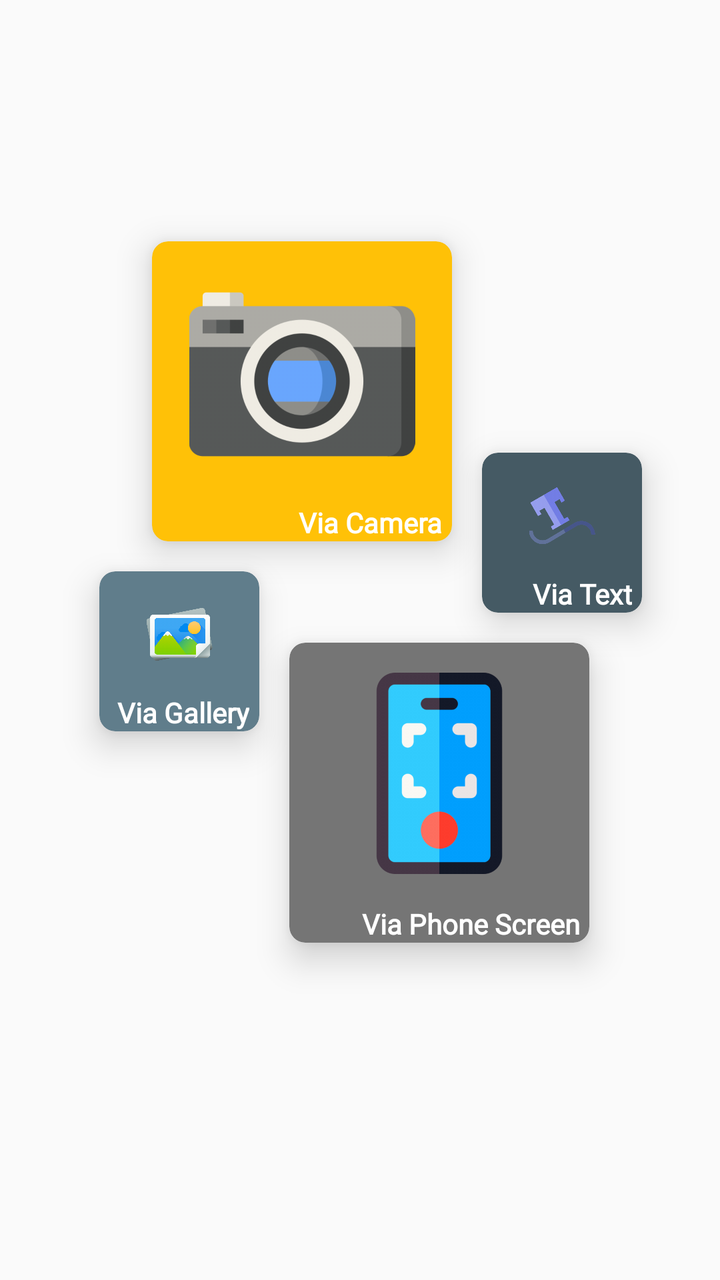
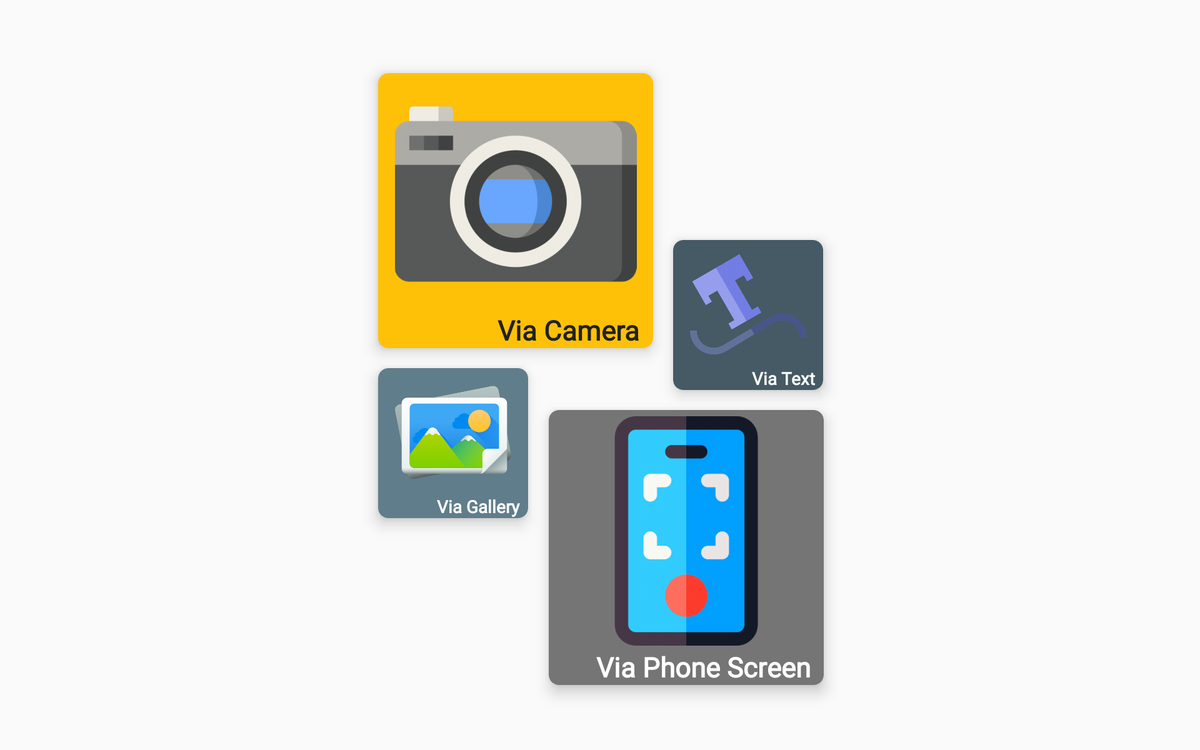

An Android layout and its configuration variant, each rendered on a device that would load it. The default file and the variant file are quoted in full after the pictures.
<!-- AndroidManifest.xml: application theme AppTheme -->
<!-- res/layout/activity_main.xml -->
<?xml version="1.0" encoding="utf-8"?>
<androidx.constraintlayout.widget.ConstraintLayout xmlns:android="http://schemas.android.com/apk/res/android"
    xmlns:card_view="http://schemas.android.com/apk/res-auto"
    xmlns:tools="http://schemas.android.com/tools"
    android:layout_width="match_parent"
    android:id="@+id/mainLayout"
    android:layout_height="match_parent"
    tools:context=".activity.MainActivity">

    <androidx.cardview.widget.CardView
        android:id="@+id/cameraButton"
        android:layout_width="150dp"
        android:layout_height="150dp"
        android:layout_margin="15dp"
        card_view:cardBackgroundColor="@color/colorAccent"
        card_view:cardCornerRadius="8dp"
        card_view:cardElevation="10dp"
        card_view:layout_constraintBottom_toTopOf="@+id/viaGallery"
        card_view:layout_constraintEnd_toEndOf="parent"
        card_view:layout_constraintHorizontal_bias="0.338"
        card_view:layout_constraintStart_toStartOf="parent"
        card_view:layout_constraintTop_toTopOf="parent"
        card_view:layout_constraintVertical_bias="1.0">

        <LinearLayout
            android:layout_width="match_parent"
            android:layout_height="match_parent"
            android:orientation="vertical"
            android:weightSum="10">

            <ImageView
                android:layout_width="match_parent"
                android:layout_height="wrap_content"
                android:layout_weight="9"
                android:padding="10dp"
                card_view:srcCompat="@drawable/camera" />

            <TextView
                android:layout_width="match_parent"
                android:layout_height="wrap_content"
                android:layout_gravity="bottom|right"
                android:layout_weight="1"

                android:gravity="bottom|right"
                android:paddingRight="5dp"
                android:text="Via Camera"
                android:textColor="@android:color/white"
                android:textStyle="bold" />
        </LinearLayout>
    </androidx.cardview.widget.CardView>

    <androidx.cardview.widget.CardView
        android:id="@+id/viaText"
        android:layout_width="80dp"
        android:layout_height="80dp"
        android:layout_gravity="bottom|left"
        android:layout_margin="15dp"
        android:layout_marginBottom="10dp"
        card_view:cardBackgroundColor="@color/PrimaryDark"
        card_view:cardCornerRadius="8dp"
        card_view:cardElevation="10dp"
        card_view:layout_constraintBottom_toTopOf="@+id/viaPhone"
        card_view:layout_constraintEnd_toEndOf="parent"
        card_view:layout_constraintHorizontal_bias="0.0"
        card_view:layout_constraintStart_toEndOf="@+id/cameraButton"
        card_view:layout_constraintTop_toTopOf="parent"
        card_view:layout_constraintVertical_bias="1.0">

        <LinearLayout
            android:layout_width="match_parent"
            android:layout_height="match_parent"
            android:orientation="vertical"
            android:weightSum="10">

            <ImageView
                android:layout_width="match_parent"
                android:layout_height="wrap_content"
                android:layout_margin="5dp"
                android:layout_weight="9"
                android:padding="10dp"
                card_view:srcCompat="@drawable/text" />

            <TextView
                android:layout_width="match_parent"
                android:layout_height="wrap_content"
                android:layout_gravity="bottom|right"
                android:layout_weight="1"

                android:gravity="bottom|right"
                android:paddingRight="5dp"
                android:text="Via Text"
                android:textColor="@android:color/white"
                android:textStyle="bold" />
        </LinearLayout>
    </androidx.cardview.widget.CardView>

    <androidx.cardview.widget.CardView
        android:id="@+id/viaGallery"
        android:layout_width="80dp"
        android:layout_height="80dp"
        android:layout_gravity="top|right"
        android:layout_margin="15dp"
        card_view:cardBackgroundColor="@color/Primary"
        card_view:cardCornerRadius="8dp"
        card_view:cardElevation="10dp"
        card_view:layout_constraintBottom_toBottomOf="parent"
        card_view:layout_constraintEnd_toStartOf="@+id/viaPhone"
        card_view:layout_constraintHorizontal_bias="1.0"
        card_view:layout_constraintStart_toStartOf="parent"
        card_view:layout_constraintTop_toTopOf="parent"
        card_view:layout_constraintVertical_bias="0.511">

        <LinearLayout
            android:layout_width="match_parent"
            android:layout_height="match_parent"
            android:orientation="vertical"
            android:weightSum="10">

            <ImageView
                android:layout_width="match_parent"
                android:layout_height="wrap_content"
                android:layout_margin="5dp"
                android:layout_weight="9"
                android:padding="10dp"
                card_view:srcCompat="@drawable/gallery" />

            <TextView
                android:layout_width="match_parent"
                android:layout_height="wrap_content"
                android:layout_gravity="bottom|right"
                android:layout_weight="1"

                android:gravity="bottom|right"
                android:paddingRight="5dp"
                android:text="Via Gallery"
                android:textColor="@android:color/white"
                android:textStyle="bold" />
        </LinearLayout>
    </androidx.cardview.widget.CardView>

    <androidx.cardview.widget.CardView
        android:id="@+id/viaPhone"
        android:layout_width="150dp"
        android:layout_height="150dp"
        android:layout_margin="15dp"
        card_view:cardBackgroundColor="@color/secondary_text"
        card_view:cardCornerRadius="8dp"
        card_view:cardElevation="10dp"
        card_view:layout_constraintBottom_toBottomOf="parent"
        card_view:layout_constraintEnd_toEndOf="parent"
        card_view:layout_constraintHorizontal_bias="0.72"
        card_view:layout_constraintStart_toStartOf="parent"
        card_view:layout_constraintTop_toTopOf="parent"
        card_view:layout_constraintVertical_bias="0.666">

        <LinearLayout
            android:layout_width="match_parent"
            android:layout_height="match_parent"
            android:orientation="vertical"
            android:weightSum="10">

            <ImageView
                android:layout_width="match_parent"
                android:layout_height="120dp"
                android:layout_margin="5dp"
                android:layout_weight="9"
                android:padding="10dp"
                card_view:srcCompat="@drawable/screen" />

            <TextView
                android:layout_width="match_parent"
                android:layout_height="wrap_content"
                android:layout_gravity="bottom|right"
                android:layout_weight="1"

                android:gravity="bottom|right"
                android:paddingRight="5dp"
                android:text="Via Phone Screen"
                android:textColor="@android:color/white"
                android:textStyle="bold" />
        </LinearLayout>
    </androidx.cardview.widget.CardView>
</androidx.constraintlayout.widget.ConstraintLayout>
<!-- resources referenced by this layout -->
<resources>
  <color name="Primary">#607D8B</color>
  <color name="PrimaryDark">#455A64</color>
  <color name="colorAccent">#FFC107</color>
  <color name="secondary_text">#757575</color>
  <!-- drawable camera: png bitmap (drawable-hdpi, 16100 bytes) -->
  <!-- drawable gallery: png bitmap (drawable-hdpi, 37230 bytes) -->
  <!-- drawable screen: png bitmap (drawable-hdpi, 11726 bytes) -->
  <!-- drawable text: png bitmap (drawable-hdpi, 16702 bytes) -->
  <style name="AppTheme" parent="Theme.MaterialComponents.DayNight.DarkActionBar.Bridge">
          
          <item name="colorPrimary">@color/colorPrimary</item>
          <item name="colorPrimaryDark">#1D2529</item>
          <item name="colorAccent">@color/colorAccent</item>
          <item name="fontFamily">@font/myfont_regular</item>
      </style>
  <color name="colorPrimary">#607D8B</color>
</resources>
<!-- res/layout-large-land/activity_main.xml (the repository's variant of the layout above) -->
<!-- drawn on a 7-inch tablet turned sideways -->
<?xml version="1.0" encoding="utf-8"?>
<androidx.constraintlayout.widget.ConstraintLayout xmlns:android="http://schemas.android.com/apk/res/android"
    xmlns:card_view="http://schemas.android.com/apk/res-auto"
    xmlns:tools="http://schemas.android.com/tools"
    android:layout_width="match_parent"
    android:layout_height="match_parent"
    android:layout_gravity="center"
    android:gravity="center"
    android:orientation="vertical"
    tools:context=".activity.MainActivity">


    <androidx.cardview.widget.CardView
        android:id="@+id/cameraButton"
        android:layout_width="220dp"
        android:layout_height="220dp"
        android:layout_margin="10dp"
        android:layout_marginBottom="16dp"
        card_view:cardBackgroundColor="@color/colorAccent"
        card_view:cardCornerRadius="8dp"
        card_view:cardElevation="8dp"
        card_view:layout_constraintBottom_toTopOf="@+id/viaGallery"
        card_view:layout_constraintEnd_toEndOf="parent"
        card_view:layout_constraintHorizontal_bias="0.406"
        card_view:layout_constraintStart_toStartOf="parent"
        card_view:layout_constraintTop_toTopOf="parent"
        card_view:layout_constraintVertical_bias="0.893">

        <LinearLayout
            android:layout_width="match_parent"
            android:layout_height="match_parent"
            android:orientation="vertical"
            android:weightSum="10">

            <ImageView
                android:layout_width="match_parent"
                android:layout_height="wrap_content"
                android:layout_weight="9"
                card_view:srcCompat="@drawable/camera" />

            <TextView
                android:fontFamily="@font/myfont_regular"
                android:layout_width="match_parent"
                android:layout_height="wrap_content"
                android:layout_gravity="bottom|right"
                android:layout_weight="1"
                android:gravity="bottom|right"
                android:text="Via Camera  "
                android:textAppearance="@style/TextAppearance.AppCompat.Large"
                android:textColor="@color/primary_text"
                android:textStyle="bold" />

        </LinearLayout>
    </androidx.cardview.widget.CardView>

    <androidx.cardview.widget.CardView
        android:id="@+id/viaText"
        android:layout_width="120dp"
        android:layout_height="120dp"

        android:layout_gravity="bottom|left"
        android:layout_marginBottom="16dp"
        card_view:cardBackgroundColor="@color/PrimaryDark"
        card_view:cardCornerRadius="8dp"
        card_view:cardElevation="8dp"
        card_view:layout_constraintBottom_toTopOf="@+id/viaPhone"
        card_view:layout_constraintEnd_toEndOf="parent"
        card_view:layout_constraintHorizontal_bias="0.05"
        card_view:layout_constraintStart_toEndOf="@+id/cameraButton"
        card_view:layout_constraintTop_toTopOf="parent"
        card_view:layout_constraintVertical_bias="1.0">

        <LinearLayout
            android:layout_width="match_parent"
            android:layout_height="match_parent"
            android:orientation="vertical"
            android:weightSum="10">

            <ImageView
                android:layout_width="match_parent"
                android:layout_height="wrap_content"
                android:layout_margin="5dp"
                android:layout_weight="9"
                card_view:srcCompat="@drawable/text" />

            <TextView
                android:fontFamily="@font/myfont_regular"
                android:layout_width="match_parent"
                android:layout_height="wrap_content"
                android:layout_gravity="bottom|right"
                android:layout_weight="1"
                android:gravity="bottom|right"
                android:text="Via Text  "
                android:textColor="@android:color/white"
                android:textStyle="bold" />

        </LinearLayout>
    </androidx.cardview.widget.CardView>

    <androidx.cardview.widget.CardView
        android:id="@+id/viaGallery"
        android:layout_width="120dp"
        android:layout_height="120dp"
        android:layout_gravity="top|right"
        card_view:cardBackgroundColor="@color/Primary"
        card_view:cardCornerRadius="8dp"
        card_view:cardElevation="8dp"
        card_view:layout_constraintBottom_toBottomOf="parent"
        card_view:layout_constraintEnd_toStartOf="@+id/viaPhone"
        card_view:layout_constraintHorizontal_bias="0.949"
        card_view:layout_constraintStart_toStartOf="parent"
        card_view:layout_constraintTop_toTopOf="parent"
        card_view:layout_constraintVertical_bias="0.614">

        <LinearLayout
            android:layout_width="match_parent"
            android:layout_height="match_parent"
            android:orientation="vertical"
            android:weightSum="10">

            <ImageView
                android:layout_width="match_parent"
                android:layout_height="wrap_content"
                android:layout_margin="5dp"
                android:layout_weight="9"
                card_view:srcCompat="@drawable/gallery" />

            <TextView
                android:fontFamily="@font/myfont_regular"
                android:layout_width="match_parent"
                android:layout_height="wrap_content"
                android:layout_gravity="bottom|right"
                android:layout_weight="1"
                android:gravity="bottom|right"
                android:text="Via Gallery  "
                android:textColor="@android:color/white"
                android:textStyle="bold" />

        </LinearLayout>
    </androidx.cardview.widget.CardView>

    <androidx.cardview.widget.CardView
        android:id="@+id/viaPhone"
        android:layout_width="220dp"
        android:layout_height="220dp"

        card_view:cardBackgroundColor="@color/secondary_text"
        card_view:cardCornerRadius="8dp"
        card_view:cardElevation="8dp"
        card_view:layout_constraintBottom_toBottomOf="parent"
        card_view:layout_constraintEnd_toEndOf="parent"
        card_view:layout_constraintHorizontal_bias="0.593"
        card_view:layout_constraintStart_toStartOf="parent"
        card_view:layout_constraintTop_toTopOf="parent"
        card_view:layout_constraintVertical_bias="0.863">

        <LinearLayout
            android:layout_width="match_parent"
            android:layout_height="match_parent"
            android:orientation="vertical"
            android:weightSum="10">

            <ImageView
                android:layout_width="match_parent"
                android:layout_height="wrap_content"
                android:layout_margin="5dp"
                android:layout_weight="9"
                card_view:srcCompat="@drawable/screen" />

            <TextView
                android:fontFamily="@font/myfont_regular"
                android:layout_width="match_parent"
                android:layout_height="wrap_content"
                android:layout_gravity="bottom|right"
                android:layout_weight="1"
                android:gravity="bottom|right"
                android:text="Via Phone Screen  "
                android:textAppearance="@style/TextAppearance.AppCompat.Large"
                android:textColor="@android:color/white"
                android:textStyle="bold" />

        </LinearLayout>
    </androidx.cardview.widget.CardView>

</androidx.constraintlayout.widget.ConstraintLayout>
<!-- resources referenced by the variant -->
<!-- as a 7-inch tablet turned sideways resolves them -->
<resources>
  <color name="Primary">#607D8B</color>
  <color name="PrimaryDark">#455A64</color>
  <color name="colorAccent">#FFC107</color>
  <color name="primary_text">#212121</color>
  <color name="secondary_text">#757575</color>
  <!-- drawable camera: png bitmap (drawable-hdpi, 16100 bytes) -->
  <!-- drawable gallery: png bitmap (drawable-hdpi, 37230 bytes) -->
  <!-- drawable screen: png bitmap (drawable-hdpi, 11726 bytes) -->
  <!-- drawable text: png bitmap (drawable-hdpi, 16702 bytes) -->
  <style name="AppTheme" parent="Theme.MaterialComponents.DayNight.DarkActionBar.Bridge">
          
          <item name="colorPrimary">@color/colorPrimary</item>
          <item name="colorPrimaryDark">#1D2529</item>
          <item name="colorAccent">@color/colorAccent</item>
          <item name="fontFamily">@font/myfont_regular</item>
      </style>
  <color name="colorPrimary">#607D8B</color>
</resources>
